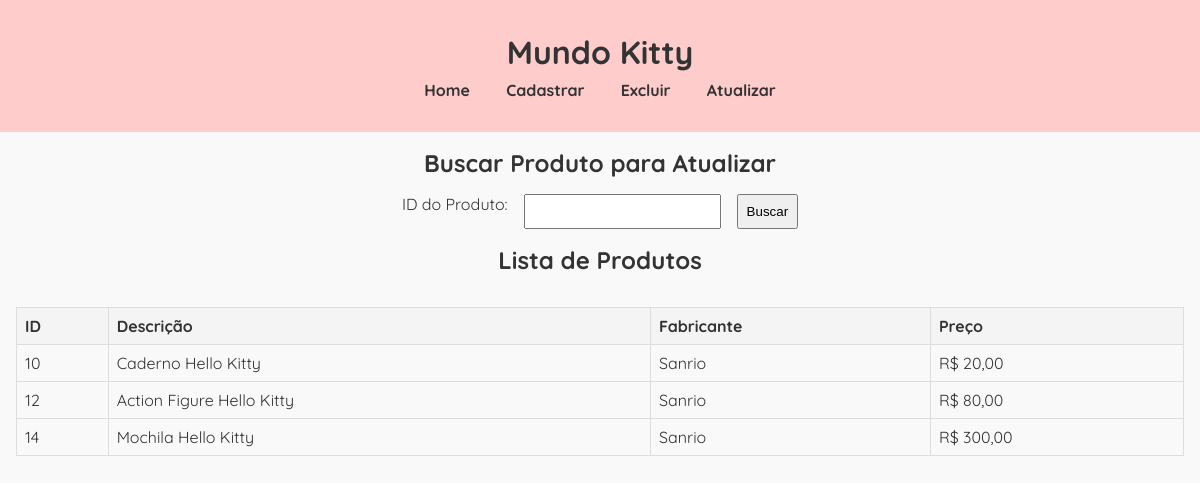
The app's page /atualizar.php with its own data.
### tables this page shows
CREATE TABLE `produtos` (
  `id` int(11) NOT NULL,
  `descricao` varchar(150) NOT NULL,
  `fabricante` varchar(100) NOT NULL,
  `qtd` int(11) NOT NULL,
  `preco_custo` decimal(10,2) NOT NULL,
  `preco_venda` decimal(10,2) NOT NULL,
  `imagem` varchar(100) NOT NULL
);

### atualizar.php (the view, shortened to what this page needs)
<?php
$mysqli = new mysqli("localhost", "root", "", "loja");
$query = "SELECT * FROM produtos";
$result = $mysqli->query($query);
?>
<!DOCTYPE html>
<html lang="pt-br">
<head>
    <link rel="stylesheet" href="styles.css">
</head>
<body>
    <header>
        <div class="container">
            <h1>Mundo Kitty</h1>
            <nav>
                <ul>
                    <li><a href="index.php">Home</a></li>
                    <li><a href="cadastrar.php">Cadastrar</a></li>
                    <li><a href="excluir.php">Excluir</a></li>
                    <li><a href="atualizar.php">Atualizar</a></li>
                </ul>
            </nav>
        </div>
    </header>
    <div class="container">
        <h2>Buscar Produto para Atualizar</h2>
        <form method="get" action="">
            <div class="form-exc">
                <label for="id">ID do Produto:</label>
                <input type="number" id="id" name="id" required>
                <button type="submit">Buscar</button>
            </div>
        </form>
        <h2>Lista de Produtos</h2>
        <?php if ($result->num_rows > 0): ?>
            <div class="products-exc">
                <table>
                    <thead>
                        <tr>
                            <th>ID</th>
                            <th>Descrição</th>
                            <th>Fabricante</th>
                            <th>Preço</th>
                        </tr>
                    </thead>
                    <tbody>
                        <?php while ($row = $result->fetch_assoc()): ?>
                            <tr>
                                <td><?php echo htmlspecialchars($row['id']); ?></td>
                                <td><?php echo htmlspecialchars($row['descricao']); ?></td>
                                <td><?php echo htmlspecialchars($row['fabricante']); ?></td>
                                <td>R$ <?php echo number_format($row['preco_venda'], 2, ',', '.'); ?></td>
                            </tr>
                        <?php endwhile; ?>
                    </tbody>
                </table>
            </div>
        <?php else: ?>
            <p>Nenhum produto encontrado</p>
        <?php endif; ?>
    </div>
</body>
</html>

### styles.css (style rules this page uses)
* { margin: 0; padding: 0; box-sizing: border-box; }
body { font-family: 'Quicksand', cursive; color: #333; background-color: #f9f9f9; margin: 0; overflow-x: hidden; }
header { background: #ffcccc; color: #333; padding: 1rem 0; text-align: center; }
header h1 { margin-bottom: 0.5rem; font-size: 2rem; }
nav ul { list-style: none; padding: 0; }
nav ul li { display: inline; margin: 0 1rem; }
nav a { color: #333; text-decoration: none; font-weight: bold; }
.container { text-align: center; padding: 1rem; width: auto; margin: 0 auto; }
form input, form button { margin-top: 1rem; padding: 0.5rem; }
form { display: flex; gap: 1rem; justify-content: center; align-items: center; flex-wrap: wrap; }
table { width: 100%; border-collapse: collapse; margin-top: 2rem; }
th, td { border: 1px solid #ddd; padding: 0.5rem; text-align: left; }
th { background-color: #f4f4f4; font-weight: bold; }
.products-exc { margin: 0; display: flex; }
.form-exc { margin-bottom: 1rem; display: flex; gap: 1rem; justify-content: center; align-items: center; }
h2 { text-align: center; }

### records on screen
produtos: id "10", descricao "Caderno Hello Kitty", fabricante "Sanrio", preco_venda "20,00"
produtos: id "12", descricao "Action Figure Hello Kitty", fabricante "Sanrio", preco_venda "80,00"
produtos: id "14", descricao "Mochila Hello Kitty", fabricante "Sanrio", preco_venda "300,00"
